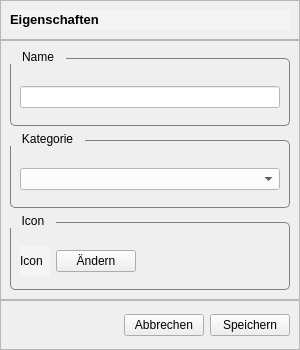
<?xml version="1.0" encoding="UTF-8"?>
<ui version="4.0">
 <class>CategoryEditDialog</class>
 <widget class="QWidget" name="CategoryEditDialog">
  <property name="geometry">
   <rect>
    <x>0</x>
    <y>0</y>
    <width>300</width>
    <height>350</height>
   </rect>
  </property>
  <property name="minimumSize">
   <size>
    <width>300</width>
    <height>250</height>
   </size>
  </property>
  <property name="maximumSize">
   <size>
    <width>300</width>
    <height>350</height>
   </size>
  </property>
  <property name="windowTitle">
   <string>Form</string>
  </property>
  <property name="styleSheet">
   <string notr="true">.dialog_frame {
        background: #F4F4F4;
        border: none;
}
.frame_header_dialog {
                background: #F4F4F4;
       border-bottom: 1px solid gray;
}
.label_h1, logo {
        background: #F4F4F4;
}

QTextEdit {
        background: white;
        color: black;
}
Spacer {
        background: #F4F4F4;
}
QLabel {
    color: black;
        background: #F4F4F4;
}
QGroupBox {
    border: 1px solid gray;
    border-radius: 5px;
    padding-top: 10px;
        margin-top: 8px;
}
QGroupBox::title {
        color: black;
    subcontrol-origin: margin;
    subcontrol-position: top left;
    padding: 0px 10px;
}
QComboBox, QAbstractItemView{
        color: black;
        background: white;
}
QComboBox::Items {
        color: black;
}
QLineEdit {
        color: black;
        background: white;
}

.pushButton_action {
        border: 1px solid rgb(170,0,0);
        border-radius: 8px;
        padding: 6px;
        color: rgb(170,0,0);
        font-weight: bold;
        font-size: 12px;
}
QListWidget::item:selected {
    background-color: lightblue;
        color: black;
}
</string>
  </property>
  <property name="class" stdset="0">
   <string>dialog_frame</string>
  </property>
  <layout class="QVBoxLayout" name="verticalLayout">
   <property name="spacing">
    <number>0</number>
   </property>
   <property name="leftMargin">
    <number>0</number>
   </property>
   <property name="topMargin">
    <number>0</number>
   </property>
   <property name="rightMargin">
    <number>0</number>
   </property>
   <property name="bottomMargin">
    <number>0</number>
   </property>
   <item>
    <widget class="QFrame" name="frame_header">
     <property name="minimumSize">
      <size>
       <width>0</width>
       <height>40</height>
      </size>
     </property>
     <property name="maximumSize">
      <size>
       <width>16777215</width>
       <height>40</height>
      </size>
     </property>
     <property name="frameShape">
      <enum>QFrame::Shape::StyledPanel</enum>
     </property>
     <property name="frameShadow">
      <enum>QFrame::Shadow::Raised</enum>
     </property>
     <property name="class" stdset="0">
      <string>dialog_frame</string>
     </property>
     <layout class="QHBoxLayout" name="horizontalLayout">
      <property name="spacing">
       <number>0</number>
      </property>
      <property name="bottomMargin">
       <number>9</number>
      </property>
      <item>
       <widget class="QLabel" name="label_header">
        <property name="text">
         <string>&lt;html&gt;&lt;head/&gt;&lt;body&gt;&lt;p&gt;&lt;span style=&quot; font-size:10pt; font-weight:700;&quot;&gt;Eigenschaften&lt;/span&gt;&lt;/p&gt;&lt;/body&gt;&lt;/html&gt;</string>
        </property>
       </widget>
      </item>
     </layout>
    </widget>
   </item>
   <item>
    <widget class="QFrame" name="frame_content">
     <property name="frameShape">
      <enum>QFrame::Shape::StyledPanel</enum>
     </property>
     <property name="frameShadow">
      <enum>QFrame::Shadow::Raised</enum>
     </property>
     <property name="class" stdset="0">
      <string>dialog_frame</string>
     </property>
     <layout class="QVBoxLayout" name="verticalLayout_2">
      <item>
       <widget class="QGroupBox" name="groupBox_name">
        <property name="title">
         <string>Name</string>
        </property>
        <layout class="QHBoxLayout" name="horizontalLayout_5">
         <item>
          <widget class="QLineEdit" name="lineEdit_name"/>
         </item>
        </layout>
       </widget>
      </item>
      <item>
       <widget class="QGroupBox" name="groupBox_categories">
        <property name="title">
         <string>Kategorie</string>
        </property>
        <layout class="QHBoxLayout" name="horizontalLayout_4">
         <item>
          <widget class="QComboBox" name="comboBox_categories"/>
         </item>
        </layout>
       </widget>
      </item>
      <item>
       <widget class="QGroupBox" name="groupBox_icon">
        <property name="title">
         <string>Icon</string>
        </property>
        <layout class="QHBoxLayout" name="horizontalLayout_3">
         <item>
          <widget class="QLabel" name="label_icon">
           <property name="minimumSize">
            <size>
             <width>30</width>
             <height>30</height>
            </size>
           </property>
           <property name="maximumSize">
            <size>
             <width>30</width>
             <height>30</height>
            </size>
           </property>
           <property name="text">
            <string>Icon</string>
           </property>
           <property name="scaledContents">
            <bool>true</bool>
           </property>
          </widget>
         </item>
         <item>
          <widget class="QPushButton" name="pushButton_editIcon">
           <property name="cursor">
            <cursorShape>PointingHandCursor</cursorShape>
           </property>
           <property name="text">
            <string>Ändern</string>
           </property>
           <property name="class" stdset="0">
            <string>pushButton_action</string>
           </property>
          </widget>
         </item>
         <item>
          <spacer name="horizontalSpacer_2">
           <property name="orientation">
            <enum>Qt::Orientation::Horizontal</enum>
           </property>
           <property name="sizeHint" stdset="0">
            <size>
             <width>40</width>
             <height>20</height>
            </size>
           </property>
          </spacer>
         </item>
        </layout>
       </widget>
      </item>
     </layout>
    </widget>
   </item>
   <item>
    <widget class="QFrame" name="frame_footer">
     <property name="minimumSize">
      <size>
       <width>0</width>
       <height>50</height>
      </size>
     </property>
     <property name="maximumSize">
      <size>
       <width>16777215</width>
       <height>50</height>
      </size>
     </property>
     <property name="frameShape">
      <enum>QFrame::Shape::StyledPanel</enum>
     </property>
     <property name="frameShadow">
      <enum>QFrame::Shadow::Raised</enum>
     </property>
     <property name="class" stdset="0">
      <string>dialog_frame</string>
     </property>
     <layout class="QHBoxLayout" name="horizontalLayout_2">
      <item>
       <spacer name="horizontalSpacer">
        <property name="orientation">
         <enum>Qt::Orientation::Horizontal</enum>
        </property>
        <property name="sizeHint" stdset="0">
         <size>
          <width>40</width>
          <height>20</height>
         </size>
        </property>
       </spacer>
      </item>
      <item>
       <widget class="QPushButton" name="pushButton_quit">
        <property name="cursor">
         <cursorShape>PointingHandCursor</cursorShape>
        </property>
        <property name="text">
         <string>Abbrechen</string>
        </property>
        <property name="class" stdset="0">
         <string>pushButton_action</string>
        </property>
       </widget>
      </item>
      <item>
       <widget class="QPushButton" name="pushButton_save">
        <property name="cursor">
         <cursorShape>PointingHandCursor</cursorShape>
        </property>
        <property name="text">
         <string>Speichern</string>
        </property>
        <property name="class" stdset="0">
         <string>pushButton_action</string>
        </property>
       </widget>
      </item>
     </layout>
    </widget>
   </item>
  </layout>
 </widget>
 <resources/>
 <connections/>
</ui>
